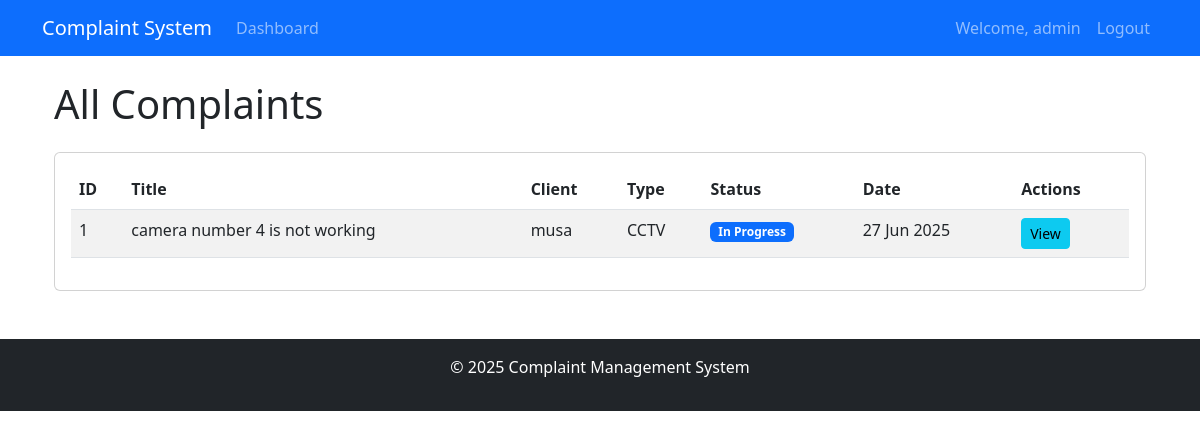
/admin/complaints.php (signed in), run on the app's committed database.
### tables this page shows
CREATE TABLE `complaints` (
  `id` int(11) NOT NULL,
  `client_id` int(11) NOT NULL,
  `title` varchar(100) NOT NULL,
  `description` text NOT NULL,
  `type` enum('CCTV','Solar','Other') NOT NULL,
  `status` enum('Pending','Assigned','In Progress','Resolved') DEFAULT 'Pending',
  `created_at` timestamp NOT NULL DEFAULT current_timestamp(),
  `version` int(11) DEFAULT 1,
  `priority` varchar(10) DEFAULT 'normal',
  `prioritized_by` int(11) DEFAULT NULL,
  `priority_updated_at` timestamp NULL DEFAULT NULL
);

CREATE TABLE `users` (
  `id` int(11) NOT NULL,
  `username` varchar(50) NOT NULL,
  `email` varchar(100) NOT NULL,
  `password` varchar(255) NOT NULL,
  `role` enum('admin','manager','worker','client') NOT NULL,
  `full_name` varchar(100) DEFAULT NULL,
  `phone` varchar(20) DEFAULT NULL,
  `address` text DEFAULT NULL,
  `specialization` varchar(100) DEFAULT NULL,
  `created_at` timestamp NOT NULL DEFAULT current_timestamp()
);

### admin/complaints.php (the view, shortened to what this page needs)
<?php
require '../includes/config.php';
$status = $_GET['status'] ?? '';
$dateFilter = $_GET['date'] ?? '';
$query = "SELECT c.*, u.full_name as client_name FROM complaints c JOIN users u ON c.client_id = u.id WHERE 1=1";
$params = [];
$query .= " ORDER BY c.created_at DESC";
$stmt = $pdo->prepare($query);
$stmt->execute($params);
$complaints = $stmt->fetchAll();
?>
<?php include '../includes/header.php'; ?>
<div class="container">
    <h1 class="my-4">
        <?=
            $status === 'Pending' ? 'Pending Complaints' :
            ($status === 'In Progress' ? 'In Progress Complaints' :
            ($dateFilter === 'today' ? 'Today\'s Resolved Complaints' : 'All Complaints'))
        ?>
    </h1>
    <div class="card">
        <div class="card-body">
            <table class="table table-striped">
                <thead>
                    <tr>
                        <th>ID</th>
                        <th>Title</th>
                        <th>Client</th>
                        <th>Type</th>
                        <th>Status</th>
                        <th>Date</th>
                        <th>Actions</th>
                    </tr>
                </thead>
                <tbody>
                    <?php foreach ($complaints as $complaint): ?>
                        <tr>
                            <td><?= $complaint['id'] ?></td>
                            <td><?= htmlspecialchars($complaint['title']) ?></td>
                            <td><?= htmlspecialchars($complaint['client_name']) ?></td>
                            <td><?= $complaint['type'] ?></td>
                            <td>
                                <span class="badge bg-<?=
                                    $complaint['status'] == 'Pending' ? 'warning' :
                                    ($complaint['status'] == 'Resolved' ? 'success' : 'primary')
                                ?>">
                                    <?= $complaint['status'] ?>
                                </span>
                            </td>
                            <td><?= date('d M Y', strtotime($complaint['created_at'])) ?></td>
                            <td>
                                <a href="view_complaint.php?id=<?= $complaint['id'] ?>" class="btn btn-sm btn-info">View</a>
                            </td>
                        </tr>
                    <?php endforeach; ?>
                </tbody>
            </table>
        </div>
    </div>
</div>
<?php include '../includes/footer.php'; ?>

### data on the page
complaints: id "1", title "camera number 4 is not working", client.full_name "musa", type "CCTV", status "In Progress", created_at "27 Jun 2025"

### other printed values
$_SESSION['username'] "admin"
